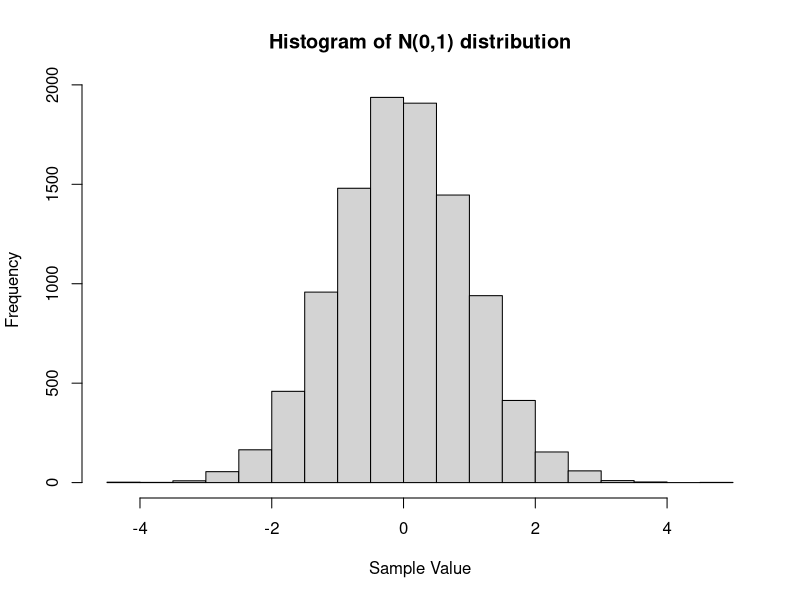

Here is the R script that generated this plot:
## ---- chunk 1
Normal_ROU <- function(a, b, c) {
  while (TRUE) {
    # Generating samples from Uniform(0,1)
    u1 <- runif(1)
    u2 <- runif(1)
    
    # Converting the generated samples into required u and v
    u <- a * u1
    v <- (c - b) * u2 + b
    
    # Checking the condition for ROU
    sqrt_f <- (1 / (2 * pi))^(1 / 4) * exp(-(v / u)^2 / 4)
    
    # Acceptance condition
    if (u <= sqrt_f) {
      return(v / u)
    }
  }
}

## ---- chunk 2
# Number of samples to be generated
n <- 1e4

# Array to store the generated samples
norm_arr <- numeric(n)

# Assigning the proper values for a, b and c
a <- (1/(2*pi))^(1/4)
b <- -(2/(pi * exp(1)^2))^(1/4)
c <- (2/(pi * exp(1)^2))^(1/4)

# Generating required number of samples
for (i in 1:1e4){
  norm_arr[i] <- Normal_ROU(a, b, c)
}

# Mean and variance of the generated sample
mean(norm_arr)
var(norm_arr)
## ---- chunk 3
# Histogram of the generated values
hist(norm_arr, main = "Histogram of N(0,1) distribution", 
     xlab = "Sample Value", ylab = "Frequency", )
## ---- chunk 4
# Number of samples to be generated
n <- 1e5

# Generating n samples from Uniform(0,1)
x <- runif(n, min = 0, max = 1)

# Calculating h(xi) for all xi element of x
h_x <- exp(x)

# Finding the mean of h(xi), which is in turn the value of the integral
calculated_expectation <- mean(h_x)

# Analytical value of the integral
h_analytical <- exp(1) - 1

# Output results
cat("Monte Carlo estimate for Integral :", calculated_expectation, "\n")
cat("Analytical result for Integral :", h_analytical, "\n")
cat("Absolute error:", abs(calculated_expectation - h_analytical), "\n")
## ---- chunk 5

# Number of samples to be generated
n <- 100000

# Generating samples from Uniform(0,1)
y <- runif(n, 0, 1)  

# Correctly scaling the generated sample to get the required sample
x <- pi*y

# Define the function to integrate
f_x <- sqrt(x^3 + sqrt(x)) - x^2 * sin(4*x)

# Monte Carlo estimate
I_mc <- mean(f_x) * pi

# Compute the correct analytical result
I_analytical <- (pi^2)/4 + (2/5) * (pi^(5/4) * sqrt(1 + pi^(5/2)) + asinh(pi^(5/4)))

# Output results
cat("Monte Carlo estimate for Integral 2:", I_mc, "\n")
cat("Analytical result for Integral 2:", I_analytical, "\n")
cat("Absolute error:", abs(I_mc - I_analytical), "\n")
